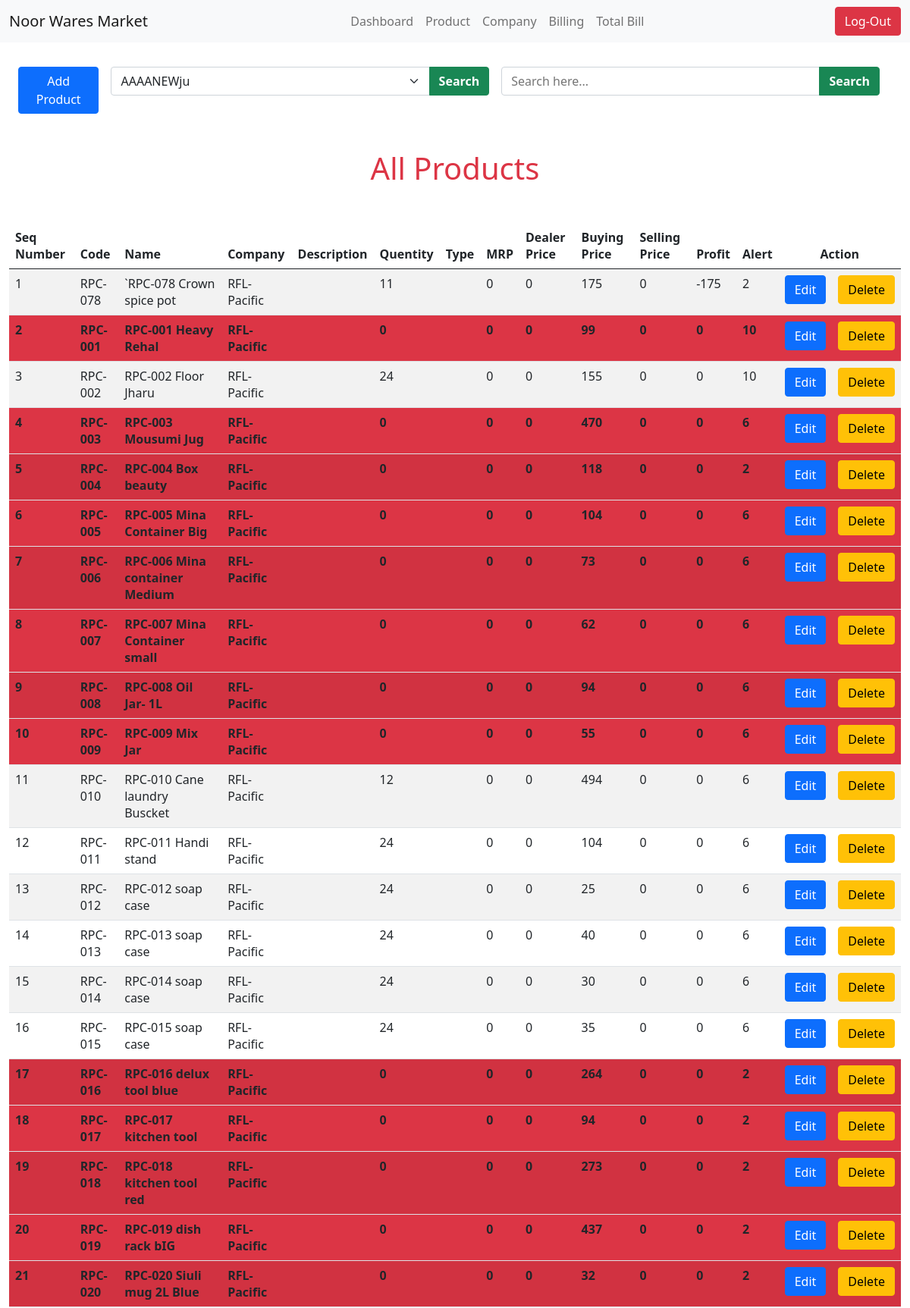
Screenshot of /searchbycompany.php?companygiven=RFL-Pacific (signed in, upper part) with the database file from the repository.
### tables this page shows
CREATE TABLE `product` (
  `product_code` varchar(255) NOT NULL,
  `product_name` varchar(255) NOT NULL,
  `company` varchar(255) NOT NULL,
  `description` varchar(255) NOT NULL,
  `type` varchar(255) NOT NULL,
  `qty` varchar(255) NOT NULL,
  `mrp` varchar(255) NOT NULL,
  `dealer_price` varchar(255) NOT NULL,
  `buying_price` varchar(255) NOT NULL,
  `selling_price` varchar(255) NOT NULL,
  `net_profit` varchar(255) NOT NULL,
  `low_alert` varchar(255) NOT NULL
);

### searchbycompany.php (the view, shortened to what this page needs)
<?php
    if(isset($_SESSION['User'])){
?>
<?php
    require_once('connection.php');
    $data = $_GET['companygiven'];
    $data2 = $_GET['namegiven1'];
    var_dump($data2);
    var_dump($data);
    $sql = "SELECT * FROM `product` WHERE `company` = '$data' OR `product_name` = '$data2';";
    $result = mysqli_query($conn, $sql) or die("cannot execute query in company");
    $dd = mysqli_num_rows($result);
?>
<!DOCTYPE html>
<html lang="en">
<head>
    <link href="https://cdn.jsdelivr.net/npm/bootstrap@5.0.2/dist/css/bootstrap.min.css" rel="stylesheet">
    <link rel="stylesheet" href="style.css">
</head>
<body onload="randomcode()">
    <nav class="navbar fixed-top navbar-expand-lg navbar-light bg-light">
        <div class="container-fluid">
          <a class="navbar-brand" dashboard.php>Noor Wares Market</a>
          <div class="collapse navbar-collapse" id="navbarSupportedContent">
            <ul class="navbar-nav mx-auto mb-2 mb-lg-0">
              <li class="nav-item">
                <a class="nav-link" href="dashboard.php">Dashboard</a>
              </li>
              <li class="nav-item">
                <a class="nav-link" href="product.php">Product</a>
              </li>
              <li class="nav-item">
                <a class="nav-link" href="displayajex.php">Company</a>
              </li>
              <li class="nav-item">
                <a class="nav-link" href="billing2.php">Billing</a>
              </li>
              <li class="nav-item">
                <a class="nav-link" onclick="movetodatebysearch()">Total Bill</a>
              </li>
            </ul>
          </div>
 <a class="btn btn-danger" href="logout.php?logout">Log-Out</a>
      </div>
    </nav>
    <section class="add_delete_search mt-5 container-fluid">
        <div class="btngrp d-flex container-fluid">
            <button type="button" class="btn btn-primary mt-3 me-3" data-bs-toggle="modal" data-bs-target="#exampleModal">
            Add Product
            </button>
            <div class="input-group mt-3 w-50 me-3">
                <form class="w-100"  method="get" action="searchbycompany.php">
                   <div class="input-group">
                   <select id="inputState" class="form-select" name="companygiven">
                        <?php
                            $sql1 = "SELECT DISTINCT Company_name FROM `company`;";
                            $result1 = mysqli_query($conn, $sql1) or die("cannot execute sql1");
                            $dd1 = mysqli_num_rows($result1);
                            if($dd1>0){
                                while( $row1 = mysqli_fetch_assoc($result1)){
                        ?>
                            <option><?php echo $row1['Company_name'];?></option>
                        <?php
                            }
                        }
                        ?>
                        </select>
                        <button type="submit" class="btn btn-success text-white fw-bold">Search</button>
                   </div>
                </form>
            </div>
            <div class="input-group mt-3 w-50 me-3">
                <form class="w-100"  method="get" action="searchbycompany.php">
                   <div class="input-group">
                   <input type="text"class="form-select" List="namegiven1" size="50px" placeholder="Search here..." name="namegiven1">
                        <button type="submit" class="btn btn-success text-white fw-bold">Search</button>
                   </div>
                </form>
            </div>
        </div>
        <div class="tablediv mt-5 table-responsive">
            <h1 class="text-danger text-center mb-5">All Products</h1>
                <table class="table  table-striped table-hover">
                    <thead >
                        <tr>
                            <th scope="col">Seq Number</th>
                            <th scope="col">Code</th>
                            <th scope="col">Name</th>
                            <th scope="col">Company</th>
                            <th scope="col">Description</th>
                            <th scope="col">Quentity</th>
                            <th scope="col">Type</th>
                            <th scope="col">MRP</th>
                            <th scope="col">Dealer Price</th>
                            <th scope="col">Buying Price</th>
                            <th scope="col">Selling Price</th>
                            <th scope="col">Profit</th>
                            <th scope="col">Alert</th>
                            <th scope="col" colspan="2" class="text-center">Action</th>
                        </tr>
                    </thead>
                    <tbody>
                        <?php
                            if($dd>0){
                                $i = 1;
                                while($row = mysqli_fetch_assoc($result)){
                                    $qty = $row['qty'];
                                    $alt = $row['low_alert'];
                        ?>
                                 <tr
                                <?php
                                    if($qty <= $alt){
                                        echo 'class="bg-danger fw-bold "';
                                    }
                                ?>
                                >
                                    <td><?php echo $i; ?></td>
                                    <td><?php echo $row['product_code']; ?></td>
                                    <td><?php echo $row['product_name']; ?></td>
                                    <td><?php echo $row['company']; ?></td>
                                    <td><?php echo $row['description']; ?></td>
                                    <td><?php echo $row['qty']; ?></td>
                                    <td><?php echo $row['type']; ?></td>
                                    <td><?php echo $row['mrp']; ?></td>
                                    <td><?php echo $row['dealer_price']; ?></td>
                                    <td><?php echo $row['buying_price']; ?></td>
                                    <td><?php echo $row['selling_price']; ?></td>
                                    <td><?php echo $row['net_profit']; ?></td>
                                    <td><?php echo $row['low_alert']; ?></td>
                                    <td> <a href= "edit.php?pname=<?php echo $row['product_name']; ?>&qty=<?php echo $row['qty'];?>&
                                    company=<?php echo $row['company'];?>&dprice=<?php echo $row['dealer_price'];?>
                                    &bprice=<?php echo $row['buying_price'];?>&sprice=<?php echo $row['selling_price'];?>
                                    &low_alert=<?php echo $row['low_alert'];?>&des=<?php echo $row['description'];?>
                                    &bprice=<?php echo $row['buying_price'];?>&PCODE=<?php echo $row['product_code'];?>&mrp=<?php echo $row['mrp'];?>&profit=<?php echo $row['net_profit'];?>&type=<?php echo $row['type']; ?>
                                    "
                                        class= "btn btn-primary">Edit</a> </td>
                                    <td> <a href= "dlt.php?delete=<?php echo $row['product_name']; ?>&PCODE=<?php echo $row['product_code'];?>
                                    &qty=<?php echo $row['qty'];?>&
                                    company=<?php echo $row['company'];?>&bprice=<?php echo $row['buying_price'];?>
                                    "
                                        class= "btn btn-warning"  >Delete</a> </td>
                                </tr>
                        <?php
                             $i = $i+1;
                                }
                            }
                        ?>
                    </tbody>
                </table>
            </div>
    </section>
</body>
</html>
<?php
    }
    else{
        header("location:index.php");
    }
?>

### style.css (style rules this page uses)
.add_delete_search .tablediv table { width: 100%; overflow-x: scroll; }

### rows the page displays
product: product_code "RPC-078", product_name "`RPC-078 Crown spice pot", company "RFL-Pacific", qty "11", mrp "0", dealer_price "0", buying_price "175", selling_price "0", net_profit "-175", low_alert "2"
product: product_code "RPC-001", product_name "RPC-001 Heavy Rehal", company "RFL-Pacific", qty "0", mrp "0", dealer_price "0", buying_price "99", selling_price "0", net_profit "0", low_alert "10"
product: product_code "RPC-002", product_name "RPC-002 Floor Jharu", company "RFL-Pacific", qty "24", mrp "0", dealer_price "0", buying_price "155", selling_price "0", net_profit "0", low_alert "10"
product: product_code "RPC-003", product_name "RPC-003 Mousumi Jug", company "RFL-Pacific", qty "0", mrp "0", dealer_price "0", buying_price "470", selling_price "0", net_profit "0", low_alert "6"
product: product_code "RPC-004", product_name "RPC-004 Box beauty", company "RFL-Pacific", qty "0", mrp "0", dealer_price "0", buying_price "118", selling_price "0", net_profit "0", low_alert "2"
product: product_code "RPC-005", product_name "RPC-005 Mina Container Big", company "RFL-Pacific", qty "0", mrp "0", dealer_price "0", buying_price "104", selling_price "0", net_profit "0", low_alert "6"
product: product_code "RPC-006", product_name "RPC-006 Mina container Medium", company "RFL-Pacific", qty "0", mrp "0", dealer_price "0", buying_price "73", selling_price "0", net_profit "0", low_alert "6"
product: product_code "RPC-007", product_name "RPC-007 Mina Container small", company "RFL-Pacific", qty "0", mrp "0", dealer_price "0", buying_price "62", selling_price "0", net_profit "0", low_alert "6"
product: product_code "RPC-008", product_name "RPC-008 Oil Jar- 1L", company "RFL-Pacific", qty "0", mrp "0", dealer_price "0", buying_price "94", selling_price "0", net_profit "0", low_alert "6"
product: product_code "RPC-009", product_name "RPC-009 Mix Jar", company "RFL-Pacific", qty "0", mrp "0", dealer_price "0", buying_price "55", selling_price "0", net_profit "0", low_alert "6"
product: product_code "RPC-010", product_name "RPC-010 Cane laundry Buscket", company "RFL-Pacific", qty "12", mrp "0", dealer_price "0", buying_price "494", selling_price "0", net_profit "0", low_alert "6"
product: product_code "RPC-011", product_name "RPC-011 Handi stand", company "RFL-Pacific", qty "24", mrp "0", dealer_price "0", buying_price "104", selling_price "0", net_profit "0", low_alert "6"
product: product_code "RPC-012", product_name "RPC-012 soap case", company "RFL-Pacific", qty "24", mrp "0", dealer_price "0", buying_price "25", selling_price "0", net_profit "0", low_alert "6"
product: product_code "RPC-013", product_name "RPC-013 soap case", company "RFL-Pacific", qty "24", mrp "0", dealer_price "0", buying_price "40", selling_price "0", net_profit "0", low_alert "6"
product: product_code "RPC-014", product_name "RPC-014 soap case", company "RFL-Pacific", qty "24", mrp "0", dealer_price "0", buying_price "30", selling_price "0", net_profit "0", low_alert "6"
product: product_code "RPC-015", product_name "RPC-015 soap case", company "RFL-Pacific", qty "24", mrp "0", dealer_price "0", buying_price "35", selling_price "0", net_profit "0", low_alert "6"
product: product_code "RPC-016", product_name "RPC-016 delux tool blue", company "RFL-Pacific", qty "0", mrp "0", dealer_price "0", buying_price "264", selling_price "0", net_profit "0", low_alert "2"
product: product_code "RPC-017", product_name "RPC-017 kitchen tool", company "RFL-Pacific", qty "0", mrp "0", dealer_price "0", buying_price "94", selling_price "0", net_profit "0", low_alert "2"
product: product_code "RPC-018", product_name "RPC-018 kitchen tool red", company "RFL-Pacific", qty "0", mrp "0", dealer_price "0", buying_price "273", selling_price "0", net_profit "0", low_alert "2"
product: product_code "RPC-019", product_name "RPC-019 dish rack bIG", company "RFL-Pacific", qty "0", mrp "0", dealer_price "0", buying_price "437", selling_price "0", net_profit "0", low_alert "2"
product: product_code "RPC-020", product_name "RPC-020 Siuli mug 2L Blue", company "RFL-Pacific", qty "0", mrp "0", dealer_price "0", buying_price "32", selling_price "0", net_profit "0", low_alert "2"

### other values shown
form field companygiven "AAAANEWju"
